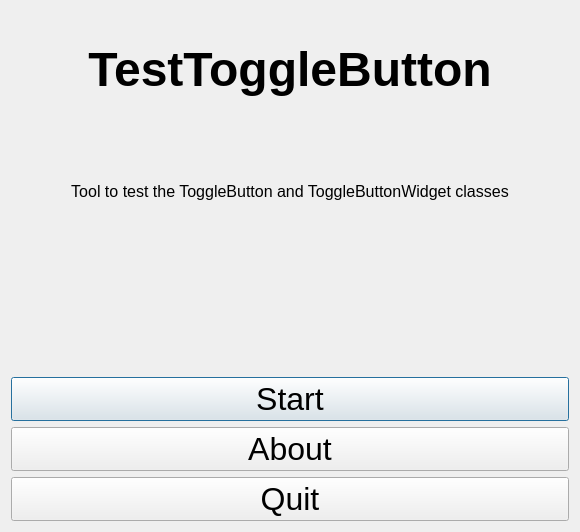
<?xml version="1.0" encoding="UTF-8"?>
<ui version="4.0">
 <class>QtTestToggleButtonMenuDialog</class>
 <widget class="QDialog" name="QtTestToggleButtonMenuDialog">
  <property name="geometry">
   <rect>
    <x>0</x>
    <y>0</y>
    <width>580</width>
    <height>532</height>
   </rect>
  </property>
  <property name="font">
   <font>
    <pointsize>24</pointsize>
   </font>
  </property>
  <property name="windowTitle">
   <string>TestToggleButton</string>
  </property>
  <property name="windowIcon">
   <iconset resource="ToolTestToggleButton.qrc">
    <normaloff>:/ToolTestToggleButton/images/R.png</normaloff>:/ToolTestToggleButton/images/R.png</iconset>
  </property>
  <layout class="QVBoxLayout" name="verticalLayout">
   <item>
    <widget class="QLabel" name="label_title">
     <property name="font">
      <font>
       <pointsize>36</pointsize>
       <weight>75</weight>
       <bold>true</bold>
      </font>
     </property>
     <property name="text">
      <string>TestToggleButton</string>
     </property>
     <property name="alignment">
      <set>Qt::AlignCenter</set>
     </property>
    </widget>
   </item>
   <item>
    <widget class="QLabel" name="label_subtitle">
     <property name="font">
      <font>
       <pointsize>12</pointsize>
      </font>
     </property>
     <property name="text">
      <string>Tool to test the ToggleButton and ToggleButtonWidget classes</string>
     </property>
     <property name="alignment">
      <set>Qt::AlignCenter</set>
     </property>
    </widget>
   </item>
   <item>
    <widget class="QLabel" name="label">
     <property name="text">
      <string/>
     </property>
     <property name="pixmap">
      <pixmap resource="ToolTestToggleButton.qrc">:/ToolTestToggleButton/images/ToolTestToggleButtonWelcome.png</pixmap>
     </property>
    </widget>
   </item>
   <item>
    <widget class="QPushButton" name="button_start">
     <property name="text">
      <string>Start</string>
     </property>
    </widget>
   </item>
   <item>
    <widget class="QPushButton" name="button_about">
     <property name="text">
      <string>About</string>
     </property>
    </widget>
   </item>
   <item>
    <widget class="QPushButton" name="button_quit">
     <property name="text">
      <string>Quit</string>
     </property>
    </widget>
   </item>
  </layout>
 </widget>
 <resources>
  <include location="ToolTestToggleButton.qrc"/>
 </resources>
 <connections/>
</ui>
